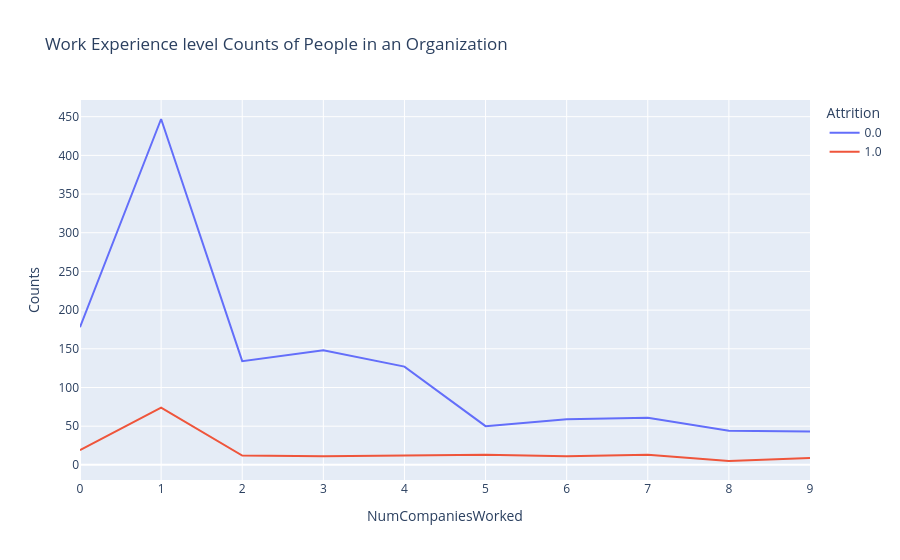

Notebook cell for this chart:
### Code cell
# Analysis: Work experience on attrition

ncwrd_att=data.groupby(['NumCompaniesWorked','Attrition']).apply(lambda x:x['DailyRate'].count()).reset_index(name='Counts')
px.line(ncwrd_att,x='NumCompaniesWorked',y='Counts',color='Attrition',title='Work Experience level Counts of People in an Organization')

### Figure 1 — Plotly figure (JSON) as saved in the notebook; plotly's stock layout.template omitted (floating-point values rounded to 4 significant figures)
{"data": [{"hovertemplate": "Attrition=0.0<br>NumCompaniesWorked=%{x}<br>Counts=%{y}<extra></extra>", "legendgroup": "0.0", "line": {"color": "#636efa", "dash": "solid"}, "marker": {"symbol": "circle"}, "mode": "lines", "name": "0.0", "orientation": "v", "showlegend": true, "type": "scatter", "x": [0, 1, 2, 3, 4, 5, 6, 7, 8, 9], "xaxis": "x", "y": [178, 447, 134, 148, 127, 50, 59, 61, 44, 43], "yaxis": "y"}, {"hovertemplate": "Attrition=1.0<br>NumCompaniesWorked=%{x}<br>Counts=%{y}<extra></extra>", "legendgroup": "1.0", "line": {"color": "#EF553B", "dash": "solid"}, "marker": {"symbol": "circle"}, "mode": "lines", "name": "1.0", "orientation": "v", "showlegend": true, "type": "scatter", "x": [0, 1, 2, 3, 4, 5, 6, 7, 8, 9], "xaxis": "x", "y": [19, 74, 12, 11, 12, 13, 11, 13, 5, 9], "yaxis": "y"}], "layout": {"legend": {"title": {"text": "Attrition"}, "tracegroupgap": 0}, "title": {"text": "Work Experience level Counts of People in an Organization"}, "xaxis": {"anchor": "y", "domain": [0, 1], "title": {"text": "NumCompaniesWorked"}}, "yaxis": {"anchor": "x", "domain": [0, 1], "title": {"text": "Counts"}}}}
